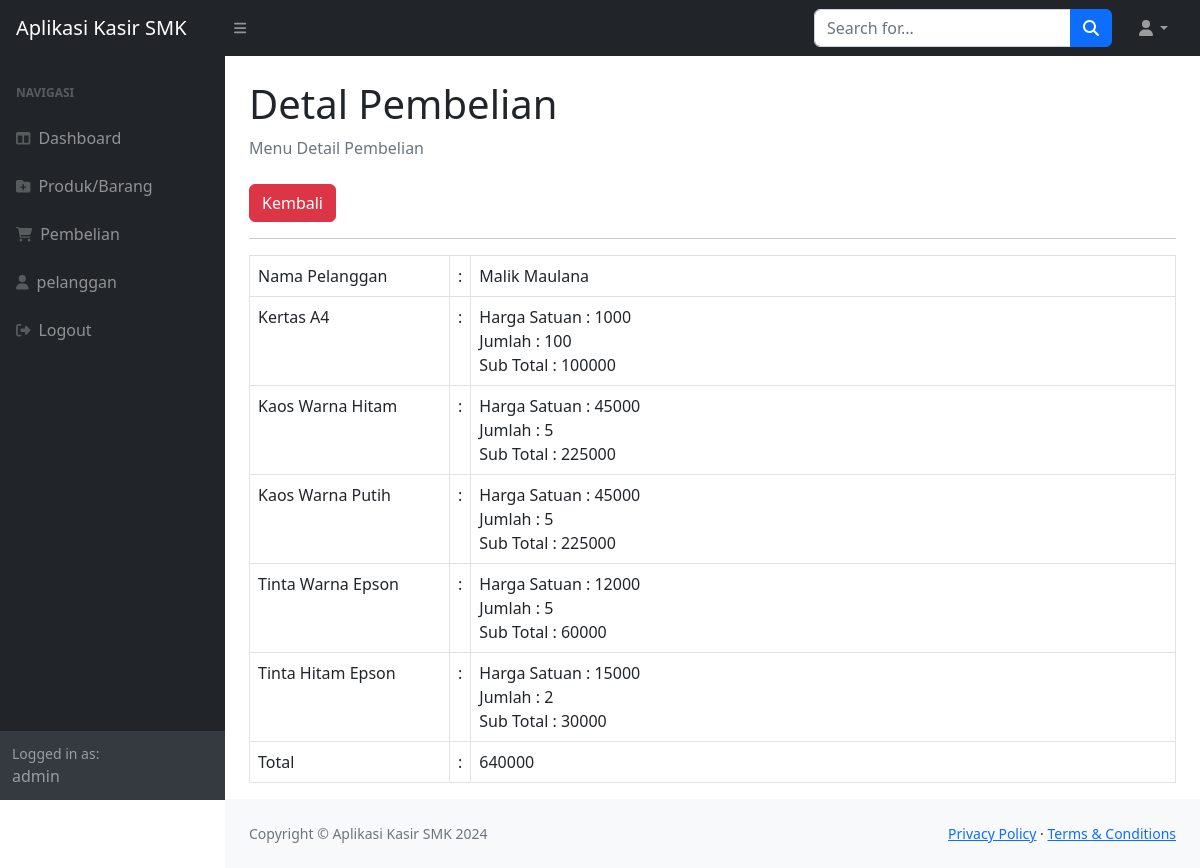
The page /index.php?page=pembelian_detail&&id=5 (signed in) on the database its author committed.
### tables this page shows
CREATE TABLE `penjualan` (
  `idpenjualan` int(11) NOT NULL,
  `tanggalpenjualan` date DEFAULT NULL,
  `totalharga` int(11) DEFAULT NULL,
  `idpelanggan` int(11) DEFAULT NULL
);

CREATE TABLE `pelanggan` (
  `idpelanggan` int(11) NOT NULL,
  `namapelanggan` varchar(255) DEFAULT NULL,
  `alamat` text DEFAULT NULL,
  `nomortelepon` varchar(225) DEFAULT NULL
);

CREATE TABLE `detailpenjualan` (
  `id_detail` int(11) NOT NULL,
  `idpenjualan` int(11) DEFAULT NULL,
  `idproduk` int(11) DEFAULT NULL,
  `jumlahproduk` int(11) DEFAULT NULL,
  `subtotal` int(11) DEFAULT NULL
);

CREATE TABLE `produk` (
  `idproduk` int(11) NOT NULL,
  `namaproduk` varchar(255) DEFAULT NULL,
  `harga` int(11) DEFAULT NULL,
  `stok` int(11) DEFAULT NULL
);

### pembelian_detail.php (the view)
<?php
    $id = $_GET['id'];
    $query = mysqli_query($koneksi, "SELECT*FROM penjualan LEFT JOIN pelanggan on pelanggan.idpelanggan = penjualan.idpelanggan WHERE idpenjualan=$id");
    $data = mysqli_fetch_array($query);
?>
<div class="container-fluid px-4">
                        <h1 class="mt-4">Detal Pembelian</h1>
                        <ol class="breadcrumb mb-4">
                            <li class="breadcrumb-item active"> Menu Detail Pembelian</li>
                        </ol>
                        <a href="?page=pembelian" class="btn btn-danger">Kembali</a>
                        <hr>
                        <form method="post">
                            <table class="table table-bordered">
                                <tr>
                                    <td width="200">Nama Pelanggan</td>
                                    <td width="1">:</td>
                                    <td>
                                        <?php
                                            echo $data ['namapelanggan'];
                                        ?>
                                    </td>
                                </tr>
                                <?php
                                    $prod = mysqli_query($koneksi,"SELECT*FROM detailpenjualan LEFT JOIN produk on produk.idproduk = detailpenjualan.idproduk WHERE idpenjualan =$id");
                                    while($produk = mysqli_fetch_array($prod)){
                                ?>
                                <tr>
                                    <td><?php echo $produk['namaproduk']; ?></td>
                                    <td>:</td>
                                    <td>
                                        Harga Satuan    : <?php echo $produk['harga']; ?><br>
                                        Jumlah     : <?php echo $produk['jumlahproduk']; ?><br>
                                        Sub Total  : <?php echo $produk['subtotal']; ?>
                                    </td>
                                </tr>
                                <?php
                                    }
                                ?>
                                <tr>
                                    <td>Total </td>
                                    <td>:</td>
                                    <td>
                                       <?php echo $data['totalharga']; ?>
                                    </td>
                                </tr>
                            </table>
                        </form>
</div>

### rows shown on the page
penjualan: idpelanggan.namapelanggan "Malik Maulana", totalharga "640000"
detailpenjualan: idproduk.namaproduk "Kertas A4", idproduk.harga "1000", jumlahproduk "100", subtotal "100000"
detailpenjualan: idproduk.namaproduk "Kaos Warna Hitam", idproduk.harga "45000", jumlahproduk "5", subtotal "225000"
detailpenjualan: idproduk.namaproduk "Kaos Warna Putih", idproduk.harga "45000", jumlahproduk "5", subtotal "225000"
detailpenjualan: idproduk.namaproduk "Tinta Warna Epson", idproduk.harga "12000", jumlahproduk "5", subtotal "60000"
detailpenjualan: idproduk.namaproduk "Tinta Hitam Epson", idproduk.harga "15000", jumlahproduk "2", subtotal "30000"

### other values the page prints
$_SESSION['user']['nama'] "admin"
